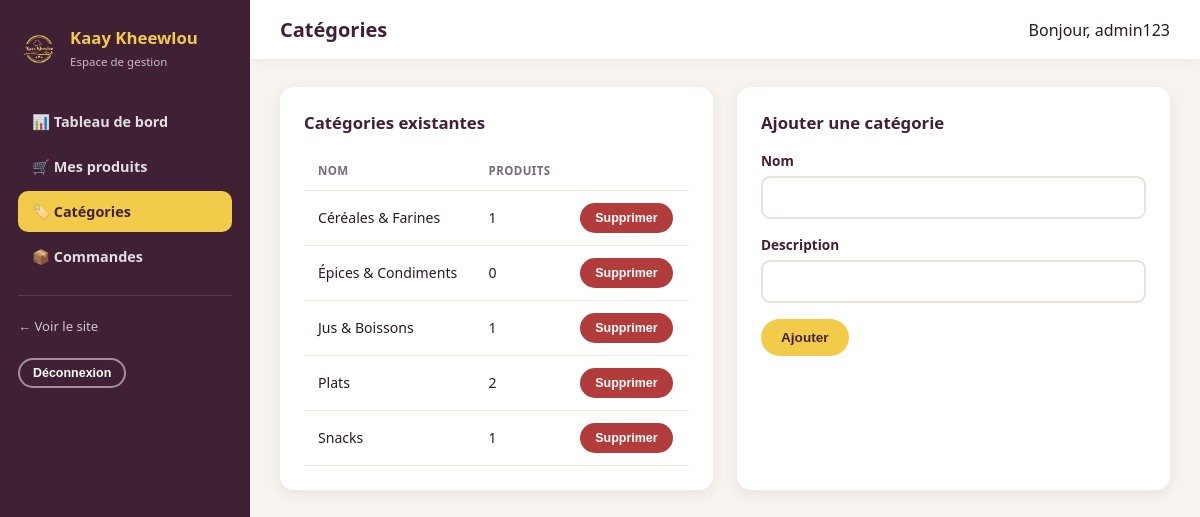
Page /gestion/categories/ (signed in) on the committed database.
### monapp/models.py (models this page shows, shortened)
class Categorie(models.Model):
    nom = models.CharField(max_length=80, unique=True)
    slug = models.SlugField(max_length=90, unique=True, blank=True)
    description = models.CharField(max_length=255, blank=True)
    class Meta:
        verbose_name = "Catégorie"
        verbose_name_plural = "Catégories"
        ordering = ['nom']

### monapp/views.py (the view)
# urls.py: path('gestion/categories/', views.admin_categories_vue, name='admin_categories'),
@user_passes_test(est_staff, login_url='monapp:admin_login')
def admin_categories_vue(request):
    categories = Categorie.objects.annotate(nb_produits=Count('produits'))
    form = CategorieForm(request.POST or None)
    if request.method == 'POST' and form.is_valid():
        form.save()
        messages.success(request, "Catégorie ajoutée.")
        return redirect('monapp:admin_categories')
    return render(request, 'src/admin_categories.html', {'categories': categories, 'form': form})

### monapp/forms.py
class CategorieForm(forms.ModelForm):
    class Meta:
        model = Categorie
        fields = ['nom', 'description']

### monapp/cart.py (called while the page is built, shortened)
    def __iter__(self):
        ids = self.panier.keys()
        produits = Produit.objects.filter(id__in=ids)
        produits_par_id = {str(p.id): p for p in produits}

    def __len__(self):
        return sum(item['quantite'] for item in self.panier.values())

    def get_total(self):
        return sum((item['sous_total'] for item in self), Decimal('0'))

### monapp/context_processors.py (called while the page is built)
def panier_context(request):
    panier = Panier(request)
    return {
        'panier_nb_articles': len(panier),
        'panier_total': panier.get_total(),
    }

### monapp/views.py (called while the page is built)
def est_staff(user):
    return user.is_authenticated and user.is_staff

### monapp/templates/src/admin_categories.html (shortened to what this page needs)
{% extends "src/base_admin.html" %}
{% block titre_page %}Catégories{% endblock %}
{% block contenu %}
<div class="grille-2">
  <div class="panneau">
    <h3>Catégories existantes</h3>
    {% if categories %}
    <table class="tableau-admin">
      <thead><tr><th>Nom</th><th>Produits</th><th></th></tr></thead>
      <tbody>
        {% for cat in categories %}
        <tr>
          <td>{{ cat.nom }}</td>
          <td>{{ cat.nb_produits }}</td>
          <td>
            <form method="post" action="{% url 'monapp:admin_categorie_supprimer' cat.pk %}" data-confirmer="Supprimer la catégorie « {{ cat.nom }} » ?">
              <button type="submit" class="btn btn-danger btn-sm">Supprimer</button>
            </form>
          </td>
        </tr>
        {% endfor %}
      </tbody>
    </table>
    {% else %}
      <p class="vide-etat">Aucune catégorie pour le moment.</p>
    {% endif %}
  </div>
  <div class="panneau">
    <h3>Ajouter une catégorie</h3>
    <form method="post">
      <div class="champ">
        <label for="{{ form.nom.id_for_label }}">Nom</label>
        {{ form.nom }}
      </div>
      <div class="champ">
        <label for="{{ form.description.id_for_label }}">Description</label>
        {{ form.description }}
      </div>
      <button type="submit" class="btn btn-primary">Ajouter</button>
    </form>
  </div>
</div>
{% endblock %}

### monapp/templates/src/base_admin.html (shortened to what this page needs)
{% load static %}
<!DOCTYPE html>
<html lang="fr">
<head>
  <link rel="stylesheet" href="{% static 'css/admin.css' %}">
</head>
<body class="admin-body">
  <div class="admin-shell">
    <aside class="admin-sidebar">
      <div class="brand">
        <img src="{% static 'ressources/logo.png' %}" alt="Logo">
        <div>
          <strong>Kaay Kheewlou</strong>
          <span>Espace de gestion</span>
        </div>
      </div>
      <nav class="admin-nav">
        <a href="{% url 'monapp:admin_dashboard' %}" class="{% if request.resolver_match.url_name == 'admin_dashboard' %}active{% endif %}">📊 Tableau de bord</a>
        <a href="{% url 'monapp:admin_produits' %}" class="{% if 'produit' in request.resolver_match.url_name %}active{% endif %}">🛒 Mes produits</a>
        <a href="{% url 'monapp:admin_categories' %}" class="{% if 'categorie' in request.resolver_match.url_name %}active{% endif %}">🏷️ Catégories</a>
        <a href="{% url 'monapp:admin_commandes' %}" class="{% if 'commande' in request.resolver_match.url_name %}active{% endif %}">📦 Commandes</a>
      </nav>
      <div class="sep"></div>
      <a href="{% url 'monapp:accueil' %}" class="voir-site" target="_blank">&larr; Voir le site</a><br><br>
      <form method="post" action="{% url 'monapp:admin_logout' %}">
        <button type="submit" class="btn btn-outline btn-sm" style="border-color:rgba(255,255,255,.5);color:#fff;">Déconnexion</button>
      </form>
    </aside>
    <div class="admin-main">
      <div class="admin-topbar">
        <h1>{% block titre_page %}Tableau de bord{% endblock %}</h1>
        <span>Bonjour, {{ request.user.username }}</span>
      </div>
      <div class="admin-content">
        {% block contenu %}{% endblock %}
      </div>
    </div>
  </div>
</body>
</html>

### monapp/static/css/admin.css (style rules this page uses)
:root { --brand-dark: #402035; --brand-dark-2: #2b1523; --brand-gold: #f3cb4b; --brand-gold-dark: #cf9f1f; --brand-white: #ffffff; --brand-cream: #f7f3ef; --text-dark: #2a1a22; --text-muted: #7a6a73; --radius: 14px; --shadow-sm: 0 4px 14px rgba(64,32,53,.08); }
* { box-sizing: border-box; }
body.admin-body { margin:0; background: var(--brand-cream); color: var(--text-dark); font-family: 'Segoe UI', 'Trebuchet MS', Verdana, sans-serif; }
a { text-decoration:none; color:inherit; }
.admin-shell { display:flex; min-height: 100vh; }
.admin-sidebar { width: 250px; background: var(--brand-dark); color: var(--brand-white); padding: 26px 18px; flex-shrink:0; position: sticky; top:0; height:100vh; }
.admin-sidebar .brand { display:flex; align-items:center; gap:10px; margin-bottom: 30px; }
.admin-sidebar .brand img { width:42px; height:42px; border-radius:50%; }
.admin-sidebar .brand strong { color: var(--brand-gold); font-size: 1.05rem; display:block; }
.admin-sidebar .brand span { font-size:.72rem; opacity:.7; }
.admin-nav a { display:flex; align-items:center; gap:10px; padding: 11px 14px; border-radius: 10px; margin-bottom: 4px; font-weight:600; font-size:.9rem; color: rgba(255,255,255,.85); }
.admin-nav a:hover, .admin-nav a.active { background: rgba(255,255,255,.1); color: var(--brand-white); }
.admin-nav a.active { background: var(--brand-gold); color: var(--brand-dark); }
.admin-sidebar .sep { margin: 18px 0; border-top: 1px solid rgba(255,255,255,.12); }
.admin-sidebar .voir-site { font-size:.82rem; opacity:.75; }
.admin-main { flex:1; min-width:0; }
.admin-topbar { background: var(--brand-white); padding: 16px 30px; display:flex; align-items:center; justify-content:space-between; box-shadow: 0 2px 10px rgba(0,0,0,.04); position: sticky; top:0; z-index: 10; }
.admin-topbar h1 { font-size: 1.25rem; margin:0; color: var(--brand-dark); }
.admin-content { padding: 28px 30px 60px; }
.panneau { background: var(--brand-white); border-radius: var(--radius); padding: 24px; box-shadow: var(--shadow-sm); margin-bottom: 26px; }
.panneau h3 { margin-top:0; color: var(--brand-dark); font-size:1.05rem; }
.grille-2 { display:grid; grid-template-columns: 1fr 1fr; gap: 24px; }
.tableau-admin { width:100%; border-collapse: collapse; }
.tableau-admin th, .tableau-admin td { padding: 12px 14px; border-bottom: 1px solid #f0ebe4; text-align:left; font-size:.88rem; }
.tableau-admin th { color: var(--text-muted); text-transform:uppercase; font-size:.72rem; letter-spacing:.4px; }
.btn { display:inline-flex; align-items:center; gap:6px; padding: 9px 18px; border-radius: 999px; font-weight:700; font-size:.85rem; border:2px solid transparent; cursor:pointer; }
.btn-primary { background: var(--brand-gold); color: var(--brand-dark); }
.btn-outline { background:transparent; border-color: var(--brand-dark); color: var(--brand-dark); }
.btn-danger { background:#b23b3b; color:#fff; }
.btn-sm { padding:6px 13px; font-size:.78rem; }
.champ { margin-bottom: 16px; }
.champ label { display:block; font-weight:700; margin-bottom:6px; font-size:.85rem; color: var(--brand-dark); }
.champ input, .champ select, .champ textarea { width:100%; padding:10px 13px; border-radius:9px; border:2px solid #e9e2d8; font-size:.9rem; font-family:inherit; }

### rows in the picture
Categorie: nom "Céréales & Farines", nb_produits "1"
Categorie: nom "Épices & Condiments", nb_produits "0"
Categorie: nom "Jus & Boissons", nb_produits "1"
Categorie: nom "Plats", nb_produits "2"
Categorie: nom "Snacks", nb_produits "1"

### other values in the picture
{{ request.user.username }} "admin123"
